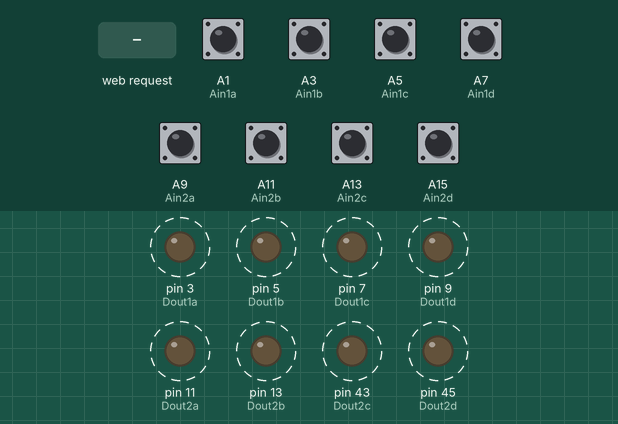
Recording of a sketch running on a simulated Arduino Mega 2560, built for the host (arithmetic inside an expression is 32-bit, double 64-bit). On the bench: output pins drawn as LEDs (lit = HIGH). Dashed ring = blinking. Inputs (shaded band) come from the test bench; at power-on: A1 (Ain1a), A3 (Ain1b), A5 (Ain1c), A7 (Ain1d), A9 (Ain2a), A11 (Ain2b), A13 (Ain2c), A15 (Ain2d) HIGH. WiFi joins after 1.5 s; servers stay silent unless stated; what the sketch prints to the serial monitor is not drawn.

Above: at 2.8 s.
2.9 s: HTTP request GET /?delay= received
Timing chart, 0 to 12.4 s (numbered marks = the images above; inputs shaded):
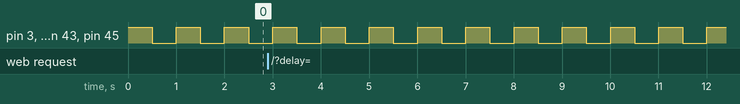

The sketch:

TCP_Open_Server_Test_SMEMA_Cable.ino
```cpp
#include <Ethernet.h>
#include <SPI.h>
#include <Controllino.h>
#include "ConstantsAndVariables.h"
#include "Functions.h"

/* This code allows Arduino monitor certain pins,
   keep track of low signal events,
   and communicate with other devices over TCP.

   Type 192.168.1.177:5000 to access the checking progress in a browser URL.

   Type 192.168.1.177:5000/?delay=100 or 192.168.1.177:5000/?delay=5000 or the number between 100 and 5000 to
   change the checking time. 100 being 100ms and 5000 being 5 seconds.
*/

byte mac[] = { 0xDE, 0xAD, 0xBE, 0xEF, 0xFE, 0xED };
IPAddress ip(192, 168, 1, 177);
EthernetServer server(5000);

const int Dout1a = 3;
const int Dout1b = 5;
const int Dout1c = 7;
const int Dout1d = 9;

const int Dout2a = 11;
const int Dout2b = 13;
const int Dout2c = 43;
const int Dout2d = 45;

const int Ain1a = A1;
const int Ain1b = A3;
const int Ain1c = A5;
const int Ain1d = A7;

const int Ain2a = A9;
const int Ain2b = A11;
const int Ain2c = A13;
const int Ain2d = A15;

unsigned long counter = 0;
unsigned long errorCount[8] = {0}; // Array to store error count for each pin
unsigned long totalErrorCount = 0; // Variable to store the total error count
int delayTime = 500;

void setup() {
  DeclarePins();

  Ethernet.begin(mac, ip);
  server.begin();
  Serial.begin(9600);
}

void loop() {
  counter++;

  digitalWrite(Dout1a, HIGH);
  digitalWrite(Dout1b, HIGH);
  digitalWrite(Dout1c, HIGH);
  digitalWrite(Dout1d, HIGH);
  digitalWrite(Dout2a, HIGH);
  digitalWrite(Dout2b, HIGH);
  digitalWrite(Dout2c, HIGH);
  digitalWrite(Dout2d, HIGH);

  int value1a = digitalRead(Ain1a);
  int value1b = digitalRead(Ain1b);
  int value1c = digitalRead(Ain1c);
  int value1d = digitalRead(Ain1d);
  int value2a = digitalRead(Ain2a);
  int value2b = digitalRead(Ain2b);
  int value2c = digitalRead(Ain2c);
  int value2d = digitalRead(Ain2d);

  calculateErrors(value1a, value1b, value1c, value1d, value2a, value2b, value2c, value2d);

  delay(delayTime);

  digitalWrite(Dout1a, LOW);
  digitalWrite(Dout1b, LOW);
  digitalWrite(Dout1c, LOW);
  digitalWrite(Dout1d, LOW);
  digitalWrite(Dout2a, LOW);
  digitalWrite(Dout2b, LOW);
  digitalWrite(Dout2c, LOW);
  digitalWrite(Dout2d, LOW);

  delay(delayTime);

  EthernetClient client = server.available();
  if (client) {
    Serial.println("New client");
    boolean currentLineIsBlank = true;
    char line[80];
    int index = 0;

    while (client.connected()) {
      if (client.available()) {
        char c = client.read();
        Serial.write(c);

        line[index] = c;
        index++;

        if (c == '\n' && currentLineIsBlank) {
          client.println("HTTP/1.1 200 OK");
          client.println("Content-Type: text/html");
          client.println("Connection: close");
          client.println("Refresh: 5");
          client.println();

          client.println("<!DOCTYPE HTML>");
          client.println("<html>");
          client.println("<head>");
          client.println("<style>");
          client.println("body { font-family: Arial, sans-serif; }");
          client.println("h2 { color: #333; }");
          client.println("ul { list-style: none; padding: 0; }");
          client.println("li { margin-bottom: 5px; }");
          client.println("</style>");
          client.println("</head>");
          client.println("<body>");

          if (counter % 1 == 0) {
            client.println("<h2>Loop count: " + String(counter) + "</h2>");

            // Display the total error count
            client.println("<h2>Total Error count: " + String(totalErrorCount) + "</h2>");

            // Display the error count for each pin
            client.println("<h2>Error counts for each pin:</h2>");
            client.println("<ul>");
            client.println("<li>Error count for A1in1a: " + String(errorCount[0]) + "</li>");
            client.println("<li>Error count for A3in1b: " + String(errorCount[1]) + "</li>");
            client.println("<li>Error count for A5in1c: " + String(errorCount[2]) + "</li>");
            client.println("<li>Error count for A7in1d: " + String(errorCount[3]) + "</li>");
            client.println("<li>Error count for A9in2a: " + String(errorCount[4]) + "</li>");
            client.println("<li>Error count for A11in2b: " + String(errorCount[5]) + "</li>");
            client.println("<li>Error count for A13in2c: " + String(errorCount[6]) + "</li>");
            client.println("<li>Error count for A15in2d: " + String(errorCount[7]) + "</li>");
            client.println("</ul>");

            // Display the low pins in the response
            client.print(displayLowPins(value1a, value1b, value1c, value1d,
                                        value2a, value2b, value2c, value2d));

          }

          client.println("</body>");
          client.println("</html>");
          break;
        }

        if (c == '\n') {
          line[index] = 0;
          if (strstr(line, "GET /?delay=") == line) {
            int newDelayTime = parseDelayValue(line);

            if (newDelayTime != -1) {
              delayTime = newDelayTime;
            } else {
              client.println("HTTP/1.1 400 Bad Request");
              client.println("Content-Type: text/plain");
              client.println("Connection: close");
              client.println();
              client.println("Invalid delay value. Please provide an integer between 100(ms) to 5000(ms).");
              client.println();
              break;
            }
          }
          currentLineIsBlank = true;
          index = 0;
        } else if (c != '\r') {
          currentLineIsBlank = false;
        }
      }
    }
    delay(1);
    client.stop();
    Serial.println("Client Disconnected.");
  }
}
```

ConstantsAndVariables.h
```cpp
// ConstantsAndVariables.h

#ifndef CONSTANTS_AND_VARIABLES_H
#define CONSTANTS_AND_VARIABLES_H

// Global constants
extern const int Dout1a;
extern const int Dout1b;
extern const int Dout1c;
extern const int Dout1d;

extern const int Dout2a;
extern const int Dout2b;
extern const int Dout2c;
extern const int Dout2d;

extern const int Ain1a;
extern const int Ain1b;
extern const int Ain1c;
extern const int Ain1d;

extern const int Ain2a;
extern const int Ain2b;
extern const int Ain2c;
extern const int Ain2d;

// Global variables
extern unsigned long counter;
extern unsigned long errorCount[8];
extern unsigned long totalErrorCount;
extern int delayTime;

#endif
```

Functions.cpp
```cpp
// Functions.cpp

#include <Arduino.h>
#include "Functions.h"
#include "ConstantsAndVariables.h"

// Function definitions

String displayLowPins(int value1a, int value1b, int value1c, int value1d,
                      int value2a, int value2b, int value2c, int value2d) {
  String result = "<h2>Current Pin(s) Error(s):</h2><ul>";

  if (value1a == LOW) {
    result += "<li>" + String(millis() / 1000) + " - Error in Ain1a</li>";
    errorCount[0]++;
  }
  if (value1b == LOW) {
    result += "<li>" + String(millis() / 1000) + " - Error in Ain1b</li>";
    errorCount[1]++;
  }
  if (value1c == LOW) {
    result += "<li>" + String(millis() / 1000) + " - Error in Ain1c</li>";
    errorCount[2]++;
  }
  if (value1d == LOW) {
    result += "<li>" + String(millis() / 1000) + " - Error in Ain1d</li>";
    errorCount[3]++;
  }
  if (value2a == LOW) {
    result += "<li>" + String(millis() / 1000) + " - Error in Ain2a</li>";
    errorCount[4]++;
  }
  if (value2b == LOW) {
    result += "<li>" + String(millis() / 1000) + " - Error in Ain2b</li>";
    errorCount[5]++;
  }
  if (value2c == LOW) {
    result += "<li>" + String(millis() / 1000) + " - Error in Ain2c</li>";
    errorCount[6]++;
  }
  if (value2d == LOW) {
    result += "<li>" + String(millis() / 1000) + " - Error in Ain2d</li>";
    errorCount[7]++;
  }

  result += "</ul>";
  return result;
}

int parseDelayValue(String request) {
  int delayValue = -1; // Default value indicating an invalid input
  int delayStartIndex = request.indexOf("delay=");
  if (delayStartIndex != -1) {
    int delayEndIndex = request.indexOf(" ", delayStartIndex);
    if (delayEndIndex == -1) {
      delayEndIndex = request.length();
    }
    String delayString = request.substring(delayStartIndex + 6, delayEndIndex);

    // Check for decimal points in the delay string
    if (delayString.indexOf('.') == -1) {
      // No decimal point found, attempt to convert to an integer
      int intValue = delayString.toInt();
      if (intValue >= 100 && intValue <= 5000) {
        delayValue = intValue;
      }
    }
  }
  return delayValue;
}

void DeclarePins() {
  pinMode(Dout1a, OUTPUT);
  pinMode(Dout1b, OUTPUT);
  pinMode(Dout1c, OUTPUT);
  pinMode(Dout1d, OUTPUT);
  pinMode(Dout2a, OUTPUT);
  pinMode(Dout2b, OUTPUT);
  pinMode(Dout2c, OUTPUT);
  pinMode(Dout2d, OUTPUT);

  pinMode(Ain1a, INPUT);
  pinMode(Ain1b, INPUT);
  pinMode(Ain1c, INPUT);
  pinMode(Ain1d, INPUT);
  pinMode(Ain2a, INPUT);
  pinMode(Ain2b, INPUT);
  pinMode(Ain2c, INPUT);
  pinMode(Ain2d, INPUT);
}

void calculateErrors(int value1a, int value1b, int value1c, int value1d, int value2a, int value2b, int value2c, int value2d) {
  if (value1a == LOW || value1b == LOW || value1c == LOW || value1d == LOW ||
      value2a == LOW || value2b == LOW || value2c == LOW || value2d == LOW) {
    errorCount[0] += (value1a == LOW);
    errorCount[1] += (value1b == LOW);
    errorCount[2] += (value1c == LOW);
    errorCount[3] += (value1d == LOW);
    errorCount[4] += (value2a == LOW);
    errorCount[5] += (value2b == LOW);
    errorCount[6] += (value2c == LOW);
    errorCount[7] += (value2d == LOW);
  }

  totalErrorCount = 0; // Reset total error count before calculating
  for (int i = 0; i < 8; i++) {
    totalErrorCount += errorCount[i]; // Calculate total error count
  }
}
```

Functions.h
```cpp
// Functions.h

#ifndef FUNCTIONS_H
#define FUNCTIONS_H

#include <Arduino.h>

// Function declarations
String displayLowPins(int value1a, int value1b, int value1c, int value1d,
                      int value2a, int value2b, int value2c, int value2d);
int parseDelayValue(String request);
void DeclarePins();
void calculateErrors(int value1a, int value1b, int value1c, int value1d,
                     int value2a, int value2b, int value2c, int value2d);

#endif
```

Measured:
- by itself, pin 3 (Dout1a), pin 5 (Dout1b), pin 7 (Dout1c), pin 9 (Dout1d), pin 11 (Dout2a), pin 13 (Dout2b), pin 43 (Dout2c), pin 45 (Dout2d): alternates HIGH for 0.50 s and LOW for 0.50 s
